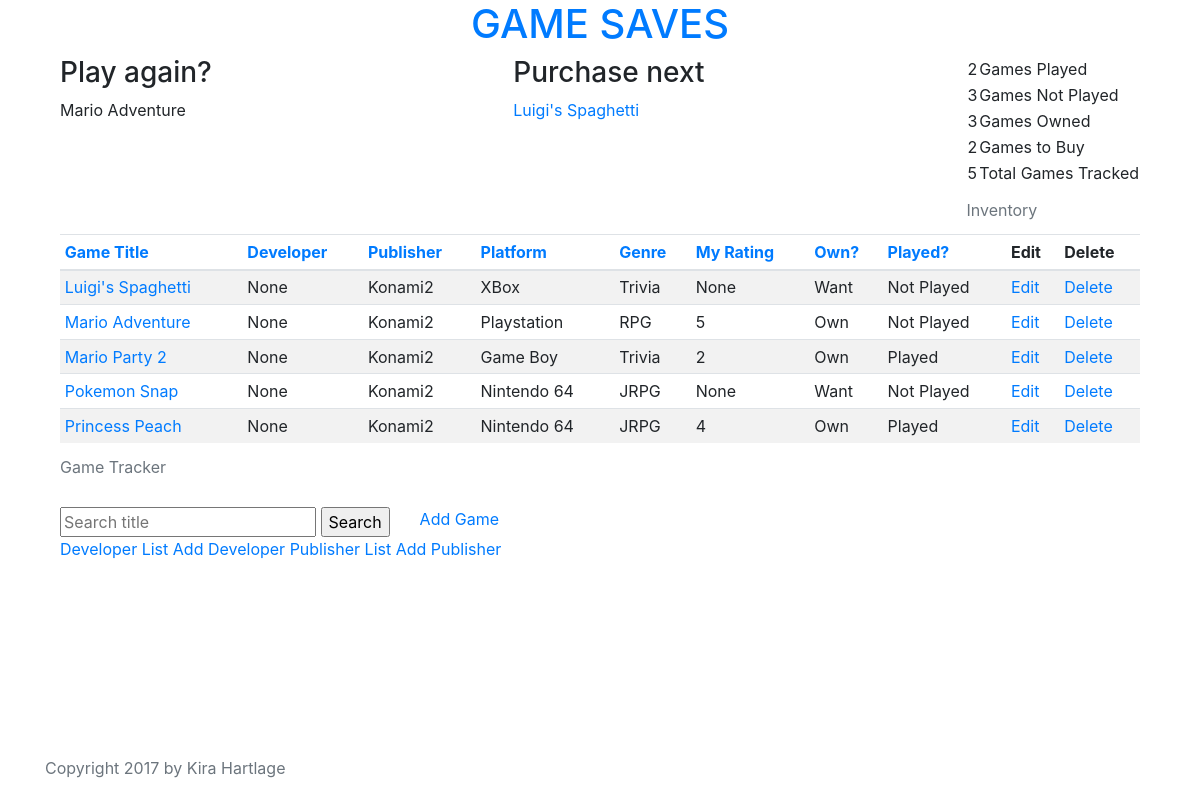
Before: / with the older database file.
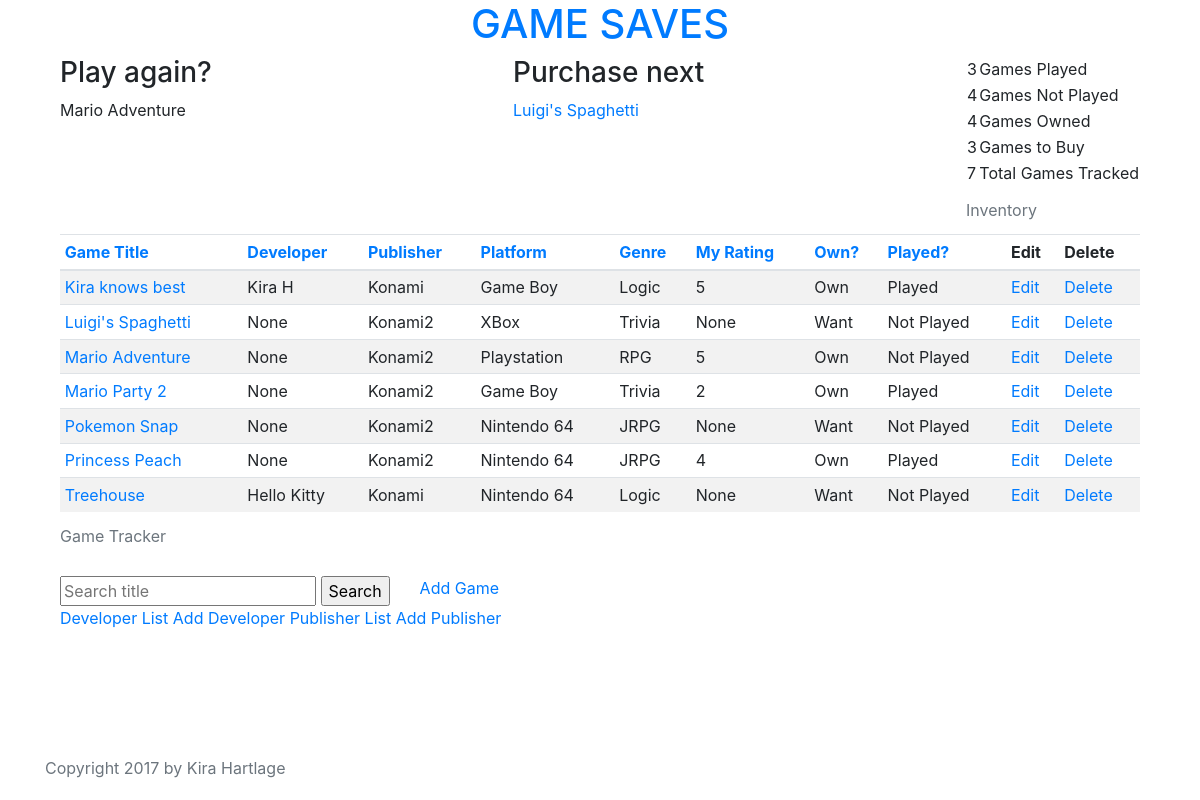
After: the same page with the newer database file.
### tracker/models.py (models this page shows, shortened)
class Game(models.Model):
    title = models.CharField(max_length=255)
    developer = models.ForeignKey('Developer', null=True)
    publisher = models.ForeignKey('Publisher')
    genre = models.ForeignKey('Genre')
    platform = models.ForeignKey('Platform')
    OWN_STATUS_CHOICES = (
        ('Own', 'Own'),
        ('Want', 'Want'),
    )
    own_status = models.CharField(max_length=4, choices=OWN_STATUS_CHOICES, default='Want')
    PLAY_STATUS_CHOICES = (
        ('Played', 'Played'),
        ('Not Played', 'Not Played'),
    )
    play_status = models.CharField(max_length=10, choices=PLAY_STATUS_CHOICES, default='Not Played')
    personal_rating = models.IntegerField(
        validators = [MaxValueValidator(5), MinValueValidator(1)],
        null=True,
        blank=True,
    )
    class Meta:
        ordering = ['title']
    def __str__(self):
        return self.title

class Publisher(models.Model):
    name = models.CharField(max_length=255)
    class Meta:
        ordering = ['name']
    def __str__(self):
        return self.name

class Platform(models.Model):
    system = models.CharField(max_length=255)
    class Meta:
        ordering = ['system']
    def __str__(self):
        return self.system

class Genre(models.Model):
    name = models.CharField(max_length=255)
    class Meta:
        ordering = ['name']
    def __str__(self):
        return self.name

class Developer(models.Model):
    name = models.CharField(max_length=255)
    class Meta:
        ordering = ['name']
    def __str__(self):
        return self.name

### tracker/views.py (the view)
# urls.py: url(r'^$', views.GameListView.as_view(), name='list'),
class GameListView(ListView):
    context_object_name = 'games'
    model = Game
    def get_ordering(self):
        self.order = self.request.GET.get('order', default='asc')
        selected_ordering = self.request.GET.get('ordering', default='title')
        if self.order == "desc":
            selected_ordering = "-" + selected_ordering
        return selected_ordering
    def get_context_data(self, *args, **kwargs):
        context = super(GameListView, self).get_context_data(*args, **kwargs)
        context['current_order'] = self.get_ordering()
        context['order'] = self.order
        return context
    def get_queryset(self):
        qs = super().get_queryset()
        try:
            q = Game.objects.filter(title__icontains=self.request.GET['q'])
            return q
        except:
            return qs

### tracker/templatetags/tracker_extras.py (called while the page is built)
@register.simple_tag
def highest_rated_game():
    return Game.objects.order_by('-personal_rating').first()

@register.simple_tag
def buy_next_game():
    want_games = Game.objects.filter(own_status='Want')
    random_index = random.randint(0, want_games.count() - 1)
    return want_games[random_index]

@register.simple_tag
def num_games_played():
    return Game.objects.filter(play_status='Played').count()

@register.simple_tag
def num_games_nplayed():
    return Game.objects.filter(play_status='Not Played').count()

@register.simple_tag
def num_games_own():
    return Game.objects.filter(own_status='Own').count()

@register.simple_tag
def num_games_want():
    return Game.objects.filter(own_status='Want').count()

@register.simple_tag
def tot_games_tracked():
    return Game.objects.all().count()

### tracker/templates/tracker/game_list.html (shortened to what this page needs)
{% extends 'tracker/base.html' %}
{% load tracker_extras %}
{% block content %}
<div class="container">
  <div class="row">
    <div class="col" id="play_again">
      <h3>Play again?</h3>
      {% highest_rated_game %}
    </div>
    <div class="col" id="purchase_next">
      <h3>Purchase next</h3>
      <a href="https://www.amazon.com/s?url=search-alias%3Dvideogames&field-keywords={% buy_next_game %}" target="_blank">{% buy_next_game %}</a>
    </div>
    <div class="col-sm-auto" id="summary_table">
      <table>
        <caption>Inventory</caption>
        <tbody>
          <tr><td>{% num_games_played %}</td><td>Games Played</td></tr>
          <tr><td>{% num_games_nplayed %}</td><td>Games Not Played</td></tr>
          <tr><td>{% num_games_own %}</td><td>Games Owned</td></tr>
          <tr><td>{% num_games_want %}</td><td>Games to Buy</td></tr>
          <tr><td>{% tot_games_tracked %}</td><td>Total Games Tracked</td></tr>
          </tbody>
        </table>
    </div>
  </div>
  <div class="row-fluid">
    <table class="table table-striped table-sm table-responsive-md">
      <caption>Game Tracker</caption>
      <thead>
        <tr>
          <th><a href="{% url 'list' %}?ordering=title&order={% if order == 'desc' %}asc{% else %}desc{% endif %}">Game Title</a></th>
          <th><a href="{% url 'list' %}?ordering=publisher&order={% if order == 'desc' %}asc{% else %}desc{% endif %}">Developer</a></th>
          <th><a href="{% url 'list' %}?ordering=publisher&order={% if order == 'desc' %}asc{% else %}desc{% endif %}">Publisher</a></th>
          <th><a href="{% url 'list' %}?ordering=platform&order={% if order == 'desc' %}asc{% else %}desc{% endif %}">Platform</a></th>
          <th><a href="{% url 'list' %}?ordering=genre&order={% if order == 'desc' %}asc{% else %}desc{% endif %}">Genre</a></th>
          <th><a href="{% url 'list' %}?ordering=personal_rating&order={% if order == 'desc' %}asc{% else %}desc{% endif %}">My Rating</a></th>
          <th><a href="{% url 'list' %}?ordering=own_status&order={% if order == 'desc' %}asc{% else %}desc{% endif %}">Own?</a></th>
          <th><a href="{% url 'list' %}?ordering=play_status&order={% if order == 'desc' %}asc{% else %}desc{% endif %}">Played?</a></th>
          <th>Edit</th>
          <th>Delete</th>
        </tr>
      </thead>
      <tbody>
        {% for game in games %}
        <tr>
          <td><a href="{% url 'detail' pk=game.pk %}">{{ game.title }}</a></td>
          <td>{{ game.developer }}</td>
          <td>{{ game.publisher }}</td>
          <td>{{ game.platform }}</td>
          <td>{{ game.genre }}</td>
          <td>{{ game.personal_rating }}</td>
          <td>{{ game.own_status }}</td>
          <td>{{ game.play_status }}</td>
          <td><a href="{% url 'update' pk=game.pk %}">Edit</a></td>
          <td><a href="{% url 'delete' pk=game.pk %}">Delete</a></td>
        </tr>
        {% endfor %}
      </tbody>
    </table>
  </div>
  <div class="row">
    <div class="col-md-auto">
      <form method="GET" action"">
        <input name="q" placeholder="Search title" type="text">
        <input value="Search" type="submit">
      </form>
    </div>
    <div class="col text-left">
      <a href="{% url 'create' %}">Add Game</a>
    </div>
  </div>
  <div class="row">
    <div class="col">
      <a href="{% url 'developers:dev_list' %}">Developer List</a>
      <a href="{% url 'dev_create' %}">Add Developer</a>
      <a href="{% url 'publishers:pub_list' %}">Publisher List</a>
      <a href="{% url 'pub_create' %}">Add Publisher</a>
    </div>
  </div>
</div>
{% endblock %}

Changed rows visible on the page:
added Game: title "Kira knows best", developer "Kira H", publisher "Konami", platform "Game Boy", genre "Logic", personal_rating "5", own_status "Own", play_status "Played"
added Game: title "Treehouse", developer "Hello Kitty", publisher "Konami", platform "Nintendo 64", genre "Logic", personal_rating "None", own_status "Want", play_status "Not Played"
Other visible differences:
text no longer shown: "2 2 5"
text now shown: "4 4 7"
